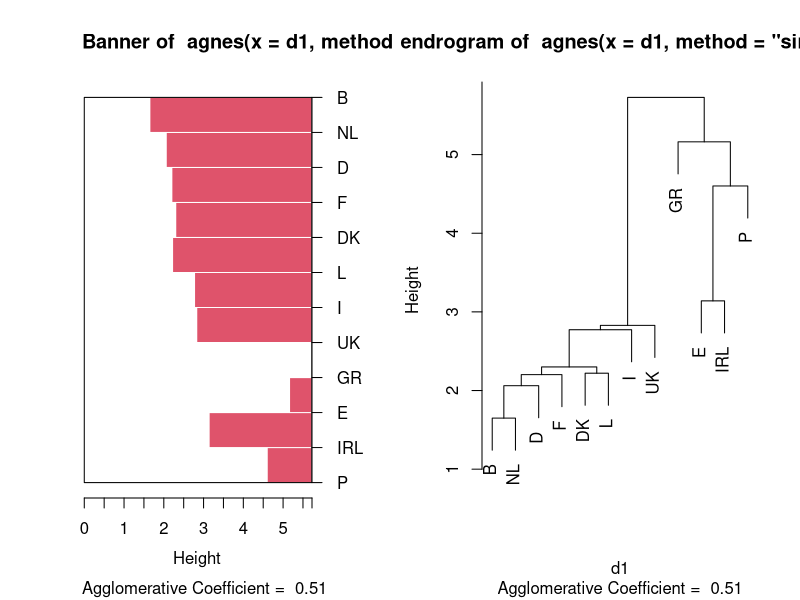
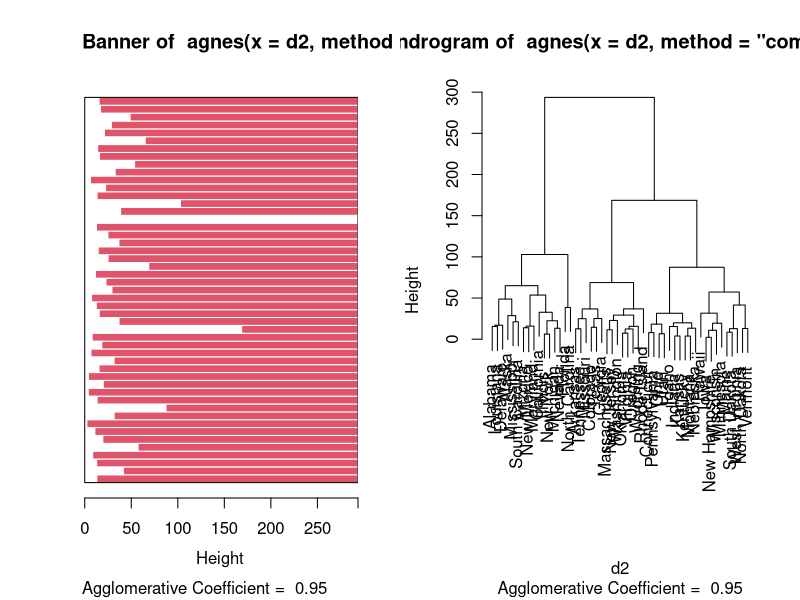
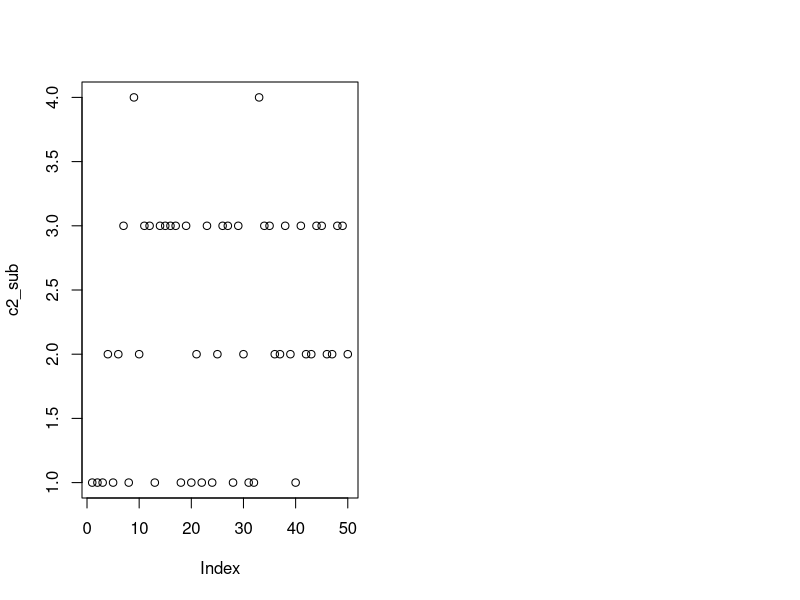
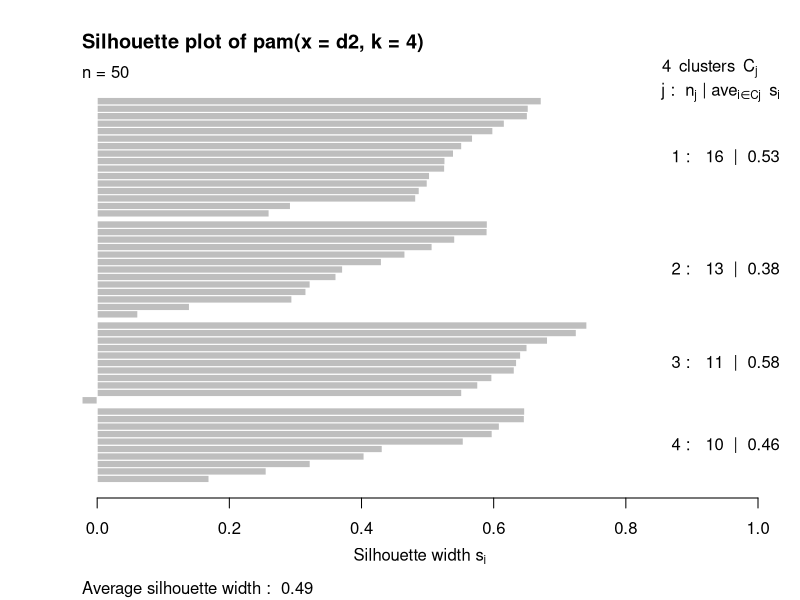

Here is the R script that generated these plots, in order:
library(Matrix)
library(cluster)
#### we use data 'USArrests' and 'agriculture' for examples this time
#### you can check these data
View(USArrests)
View(agriculture)
## define distance
d1 = dist(agriculture)
d2 = dist(USArrests)
## make cluster with agglomerative hierarchical clustering
## c1 choose single linkage and c2 choose complete linkage
c1 = agnes(d1,method = "single")
c2 = agnes(d2,method = "complete")
## make plot to see the clustering results: banner plot and tree
par(mfrow = c(1,2))
plot(c1)
plot(c2)
## you can check for merge table to see the order of merging
head(c2$merge,10)
## cutree function can be used to separate trees in to k part
c2_sub = cutree(c2,k = 4)
## check the result for subtree partition
plot(c2_sub)
rownames(USArrests)[c2_sub == 1]

#### robust K-means with function "pam"
c3 = pam(d2,k = 4)
## do a
par(mfrow = c(1,1))
plot(c3)
## some ways to see the summary result from a pam obj
c3$clusinfo
## check which part is included in 1st group
rownames(USArrests)[c3$clustering == 1]
